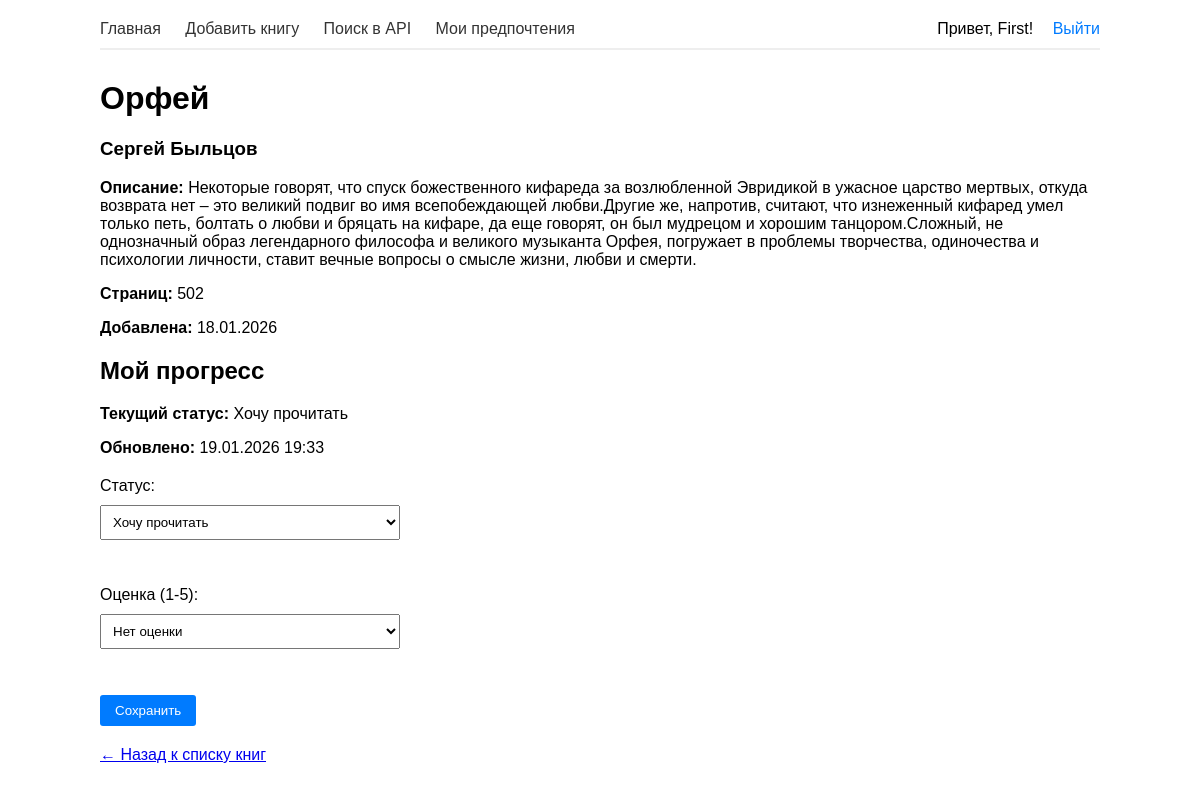
Screenshot of /book/1/ (signed in) with the database file from the repository.
### books/models.py (models this page shows, shortened)
class Book(models.Model):
    title = models.CharField(max_length=200)
    author = models.CharField(max_length=100)
    pages = models.IntegerField(default=0)
    description = models.TextField(blank=True, default='')
    created = models.DateTimeField(auto_now_add=True)
    user = models.ForeignKey(User, on_delete=models.CASCADE)
    genres = models.ManyToManyField(Genre, blank=True)

class Reading(models.Model):
    book = models.ForeignKey(Book, on_delete=models.CASCADE)
    user = models.ForeignKey(User, on_delete=models.CASCADE)
    status_choices = [
        ('want', 'Хочу прочитать'),
        ('reading', 'Читаю'),
        ('done', 'Прочитано'),
    ]
    status = models.CharField(max_length=20, choices=status_choices, default='want')
    rating = models.IntegerField(default=0, choices=[(i, i) for i in range(1, 6)])
    updated = models.DateTimeField(auto_now=True)
    class Meta:
        unique_together = ['book', 'user']

### books/views.py (the view)
# urls.py: path('book/<int:book_id>/', views.book_detail, name='book_detail'),
def book_detail(request, book_id):
    book = get_object_or_404(Book, id=book_id)
    progress = None
    if request.user.is_authenticated and request.user == book.user:
        try:
            progress = Reading.objects.get(book=book)
        except Reading.DoesNotExist:
            pass
    return render(request, 'book_detail.html', {'book': book, 'progress': progress})

### books/templates/book_detail.html (shortened to what this page needs)
{% extends 'base.html' %}
{% block content %}
<h1>{{ book.title }}</h1>
<h3>{{ book.author }}</h3>
{% if book.description and book.description != 'Описание отсутствует' %}
    <p><strong>Описание:</strong> {{ book.description }}</p>
{% endif %}
{% if book.pages > 0 %}
    <p><strong>Страниц:</strong> {{ book.pages }}</p>
{% endif %}
<p><strong>Добавлена:</strong> {{ book.created|date:"d.m.Y" }}</p>
{% if user.is_authenticated and user == book.user %}
    <h2>Мой прогресс</h2>
    {% if progress %}
        <p><strong>Текущий статус:</strong>
            {% if progress.status == 'want' %}Хочу прочитать{% endif %}
        </p>
        {% if progress.updated %}
            <p><strong>Обновлено:</strong> {{ progress.updated|date:"d.m.Y H:i" }}</p>
        {% endif %}
    {% endif %}
    <form method="post" action="{% url 'update_reading' book.id %}">
        <label>Статус:</label><br>
        <select name="status">
            <option value="want" {% if progress and progress.status == 'want' %}selected{% endif %}>Хочу прочитать</option>
        </select><br><br>
        <label>Оценка (1-5):</label><br>
        <select name="rating">
            <option value="0" {% if not progress or progress.rating == 0 %}selected{% endif %}>Нет оценки</option>
        </select><br><br>
        <button type="submit">Сохранить</button>
    </form>
{% elif not user.is_authenticated %}
    <p><a href="{% url 'login' %}">Войдите</a>, чтобы отслеживать прогресс чтения этой книги.</p>
{% elif user.is_authenticated and user != book.user %}
    <p>Эта книга принадлежит другому пользователю. Вы можете <a href="{% url 'add_book' %}">добавить её в свою коллекцию</a>.</p>
{% endif %}
<p><a href="{% url 'home' %}">← Назад к списку книг</a></p>
{% endblock %}

### books/templates/base.html (shortened to what this page needs)
<html>
<head>
</head>
<body>
    <div class="header">
        <div class="nav-left">
            <a href="/">Главная</a>
            <a href="/add/">Добавить книгу</a>
            <a href="/search/">Поиск в API</a>
            {% if user.is_authenticated %}
                <a href="{% url 'genre_preferences' %}">Мои предпочтения</a>
            {% endif %}
        </div>
        <div class="nav-right">
            {% if user.is_authenticated %}
                <span>Привет, {{ user.username }}!</span>
                <a href="/logout/">Выйти</a>
            {% else %}
                <a href="/login/">Войти</a>
                <a href="/register/">Зарегистрироваться</a>
            {% endif %}
        </div>
    </div>
    <div class="content">
        {% block content %}
        {% endblock %}
    </div>
</body>
</html>

### books/templates/base.html (style rules this page uses)
body { font-family: Arial, sans-serif; max-width: 1000px; margin: 0 auto; padding: 20px; }
.header { display: flex; justify-content: space-between; align-items: center; margin-bottom: 30px; border-bottom: 2px solid #eee; padding-bottom: 10px; }
.nav-left a { margin-right: 20px; text-decoration: none; color: #333; }
.nav-right a { margin-left: 15px; text-decoration: none; color: #007bff; }
.content { margin-top: 20px; }
form { margin: 20px 0; }
input, textarea, select { display: block; margin: 10px 0; padding: 8px; width: 300px; }
button { padding: 8px 15px; background-color: #007bff; color: white; border: none; border-radius: 3px; cursor: pointer; }

### rows the page displays
Book: title "Орфей", author "Сергей Быльцов", description "Некоторые говорят, что спуск божественного кифареда за возлюбленной Эвридикой в ужасное царство мертвых, откуда возврата нет – это великий подвиг во имя всепобеждающей любви.Другие же, напротив, считают, что изнеженный кифаред умел только петь, болтать о любви и бряцать на кифаре, да еще говорят, он был мудрецом и хорошим танцором.Сложный, не однозначный образ легендарного философа и великого музыканта Орфея, погружает в проблемы творчества, одиночества и психологии личности, ставит вечные вопросы о смысле жизни, любви и смерти.", pages "502", created "18.01.2026"
Reading: updated "19.01.2026 19:33", status "Хочу прочитать", rating "Нет оценки"

### other values shown
{{ user.username }} "First"
